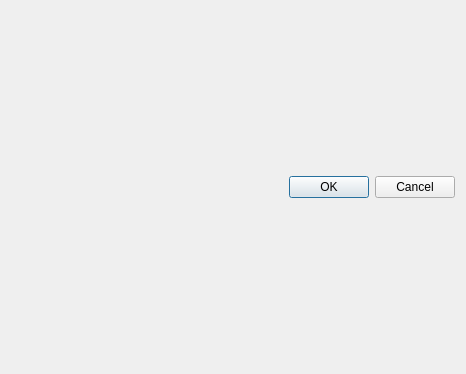
<?xml version="1.0" encoding="UTF-8"?>
<ui version="4.0">
 <class>Dialog</class>
 <widget class="QDialog" name="Dialog">
  <property name="geometry">
   <rect>
    <x>0</x>
    <y>0</y>
    <width>466</width>
    <height>374</height>
   </rect>
  </property>
  <property name="windowTitle">
   <string>Dialog</string>
  </property>
  <layout class="QGridLayout" name="gridLayout">
   <item row="0" column="0">
    <layout class="QVBoxLayout" name="vlNotification"/>
   </item>
   <item row="1" column="0">
    <layout class="QFormLayout" name="frmLayout">
     <property name="sizeConstraint">
      <enum>QLayout::SetFixedSize</enum>
     </property>
     <property name="fieldGrowthPolicy">
      <enum>QFormLayout::FieldsStayAtSizeHint</enum>
     </property>
     <property name="rowWrapPolicy">
      <enum>QFormLayout::DontWrapRows</enum>
     </property>
    </layout>
   </item>
   <item row="2" column="0">
    <widget class="QDialogButtonBox" name="buttonBox">
     <property name="orientation">
      <enum>Qt::Horizontal</enum>
     </property>
     <property name="standardButtons">
      <set>QDialogButtonBox::Cancel|QDialogButtonBox::Ok</set>
     </property>
    </widget>
   </item>
  </layout>
 </widget>
 <resources/>
 <connections>
  <connection>
   <sender>buttonBox</sender>
   <signal>rejected()</signal>
   <receiver>Dialog</receiver>
   <slot>reject()</slot>
   <hints>
    <hint type="sourcelabel">
     <x>316</x>
     <y>260</y>
    </hint>
    <hint type="destinationlabel">
     <x>286</x>
     <y>274</y>
    </hint>
   </hints>
  </connection>
 </connections>
</ui>
